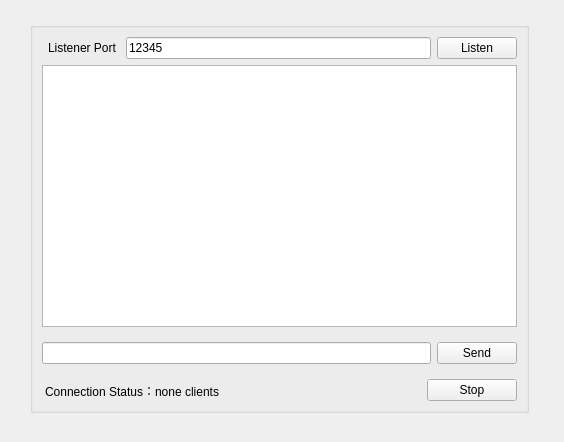
<?xml version="1.0" encoding="UTF-8"?>
<ui version="4.0">
 <class>SocketServer</class>
 <widget class="QWidget" name="SocketServer">
  <property name="geometry">
   <rect>
    <x>0</x>
    <y>0</y>
    <width>564</width>
    <height>442</height>
   </rect>
  </property>
  <property name="windowTitle">
   <string>Form</string>
  </property>
  <widget class="QGroupBox" name="groupBox_2">
   <property name="geometry">
    <rect>
     <x>30</x>
     <y>22</y>
     <width>499</width>
     <height>391</height>
    </rect>
   </property>
   <property name="minimumSize">
    <size>
     <width>0</width>
     <height>22</height>
    </size>
   </property>
   <property name="title">
    <string/>
   </property>
   <layout class="QVBoxLayout" name="verticalLayout_2">
    <item>
     <layout class="QHBoxLayout" name="horizontalLayout1">
      <item>
       <widget class="QLabel" name="label_port">
        <property name="styleSheet">
         <string notr="true">margin-left:3px;</string>
        </property>
        <property name="text">
         <string>Listener Port</string>
        </property>
       </widget>
      </item>
      <item>
       <widget class="QLineEdit" name="lineEdit_port">
        <property name="inputMask">
         <string extracomment="1200 - 65535"/>
        </property>
        <property name="text">
         <string>12345</string>
        </property>
        <property name="maxLength">
         <number>5</number>
        </property>
       </widget>
      </item>
      <item>
       <widget class="QPushButton" name="pushButton_listen">
        <property name="text">
         <string>Listen</string>
        </property>
       </widget>
      </item>
     </layout>
    </item>
    <item>
     <widget class="QTextBrowser" name="textBrowser"/>
    </item>
    <item>
     <widget class="QWidget" name="horizontalWidget3" native="true">
      <layout class="QHBoxLayout" name="horizontalLayout_3">
       <property name="leftMargin">
        <number>0</number>
       </property>
       <property name="rightMargin">
        <number>0</number>
       </property>
       <item>
        <widget class="QLineEdit" name="lineEdit_text"/>
       </item>
       <item>
        <widget class="QPushButton" name="pushButton_sendText">
         <property name="text">
          <string>Send</string>
         </property>
        </widget>
       </item>
      </layout>
     </widget>
    </item>
    <item>
     <layout class="QHBoxLayout" name="horizontalLayout2">
      <item>
       <widget class="QLabel" name="label_networkStatus">
        <property name="styleSheet">
         <string notr="true">margin-top:3px;</string>
        </property>
        <property name="text">
         <string>&lt;html&gt;&lt;head/&gt;&lt;body&gt;&lt;p&gt;Connection Status：none clients&lt;/p&gt;&lt;/body&gt;&lt;/html&gt;</string>
        </property>
       </widget>
      </item>
      <item>
       <widget class="QPushButton" name="pushButton_stop">
        <property name="maximumSize">
         <size>
          <width>90</width>
          <height>16777215</height>
         </size>
        </property>
        <property name="text">
         <string>Stop</string>
        </property>
       </widget>
      </item>
     </layout>
    </item>
   </layout>
  </widget>
 </widget>
 <resources/>
 <connections/>
</ui>
